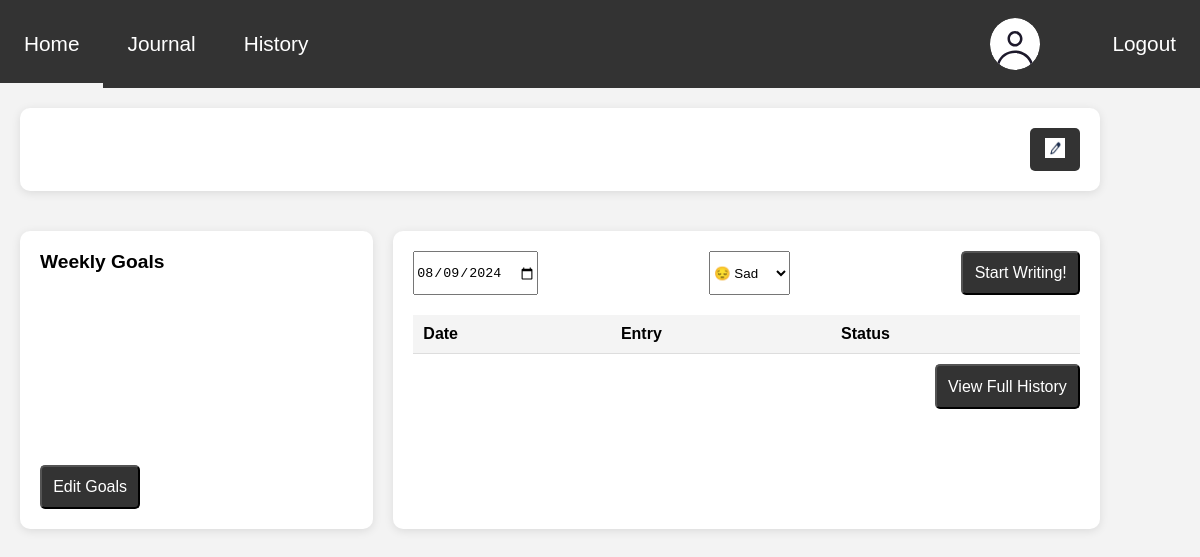
Page /patient/home/home.php (signed in) on the earlier database version.
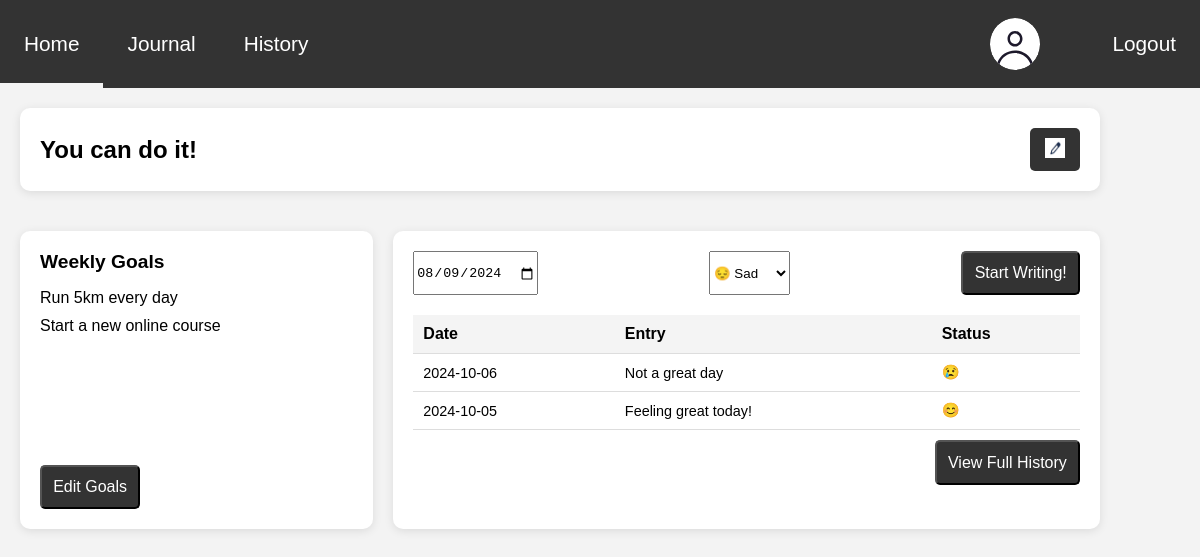
Same page on the later database version.
### tables this page shows
CREATE TABLE Affirmations(
    patient_id int PRIMARY KEY,
    affirmation VARCHAR(255) DEFAULT "You can do it!",
    FOREIGN KEY (patient_id) REFERENCES Users(id)
);

CREATE TABLE Goals (
    id INT NOT NULL AUTO_INCREMENT PRIMARY KEY,   
    user_id INT NOT NULL,                         
    goal_text TEXT NOT NULL,                      
    created_at TIMESTAMP DEFAULT CURRENT_TIMESTAMP,  
    updated_at TIMESTAMP DEFAULT CURRENT_TIMESTAMP ON UPDATE CURRENT_TIMESTAMP,  
    is_completed BOOLEAN DEFAULT FALSE,           
    FOREIGN KEY (user_id) REFERENCES Users(id)    
);

CREATE TABLE journal_entries (
    id INT AUTO_INCREMENT PRIMARY KEY,
    patient_id INT,
    journal_date DATE,
    hours_slept INT,
    mood VARCHAR(20),
    meals_eaten INT,
    exercise BOOLEAN,
    journal_entry TEXT,
    FOREIGN KEY (patient_id) REFERENCES users(id) ON DELETE CASCADE
);

### conf.php (called while the page is built, shortened)
<?php
$moods = [];
$moods["happy"] = "&#128522";
$moods["neutral"] = "&#128528";
$moods["sad"] = "&#128546";
$moods["angry"] = "&#128545";
$moods["excited"] = "&#128513";
$moods["tired"] = "&#128564";
$moods["anxious"] = "&#128552";
?>

### patient/home/home.php (the view, shortened to what the changed rows need)
<?php
include_once __DIR__ . "/../../conf.php"
?>
<!DOCTYPE html>
<html lang="en">
<head>
    <link rel="stylesheet" href="home.css">
    <link rel="stylesheet" href="../../../CaRe_Group36/style.css">
</head>
<body>
        <?php include "../../common/navbar/navbar.php" ?>
    <main>
        <div class="container">
            <section class="affirmation">
                <h2 id="affirmation"><?php
                                $sql= "SELECT * FROM Affirmations  where patient_id = ?;";
                                if ($stmt = mysqli_prepare($conn, $sql)) {
                                    mysqli_stmt_bind_param($stmt, 'i', $_SESSION['id']);
                                    mysqli_stmt_execute($stmt);
                                    if($result = mysqli_stmt_get_result($stmt)) {
                                        if(mysqli_num_rows($result)> 0) {
                                            $row=mysqli_fetch_assoc($result);
                                            echo $row['affirmation'];
                                        }
                                    }
                                }
                            ?></h2>
                <button class="careButton" id="editButton">
                    <img id="editImage" src="../images/edit.png" alt="Edit">
                </button>
            </section>
            <section class="weekly-goals">
                <ul class="goal-list">
                <?php
                    $sql= "SELECT * FROM Goals  where user_id = ? and is_completed = 0;";
                    if ($stmt = mysqli_prepare($conn, $sql)) {
                        mysqli_stmt_bind_param($stmt, 'i', $_SESSION['id']);
                        mysqli_stmt_execute($stmt);
                        if($result = mysqli_stmt_get_result($stmt)) {
                            if(mysqli_num_rows($result)> 0) {
                                while($row=mysqli_fetch_assoc($result)) {
                                    echo "<li>" .$row["goal_text"]. "</li>";
                                }
                            }
                        }
                    }
                ?>
                </ul>
            </section>
            <section class="journal">
                <div class="journal-list">
                    <table>
                        <thead>
                            <tr>
                                <th>Date</th>
                                <th>Entry</th>
                                <th>Status</th>
                            </tr>
                        </thead>
                        <tbody>
                            <?php
                                $sql= "SELECT * FROM journal_entries  where patient_id = ? ORDER BY journal_date DESC LIMIT 4;";
                                if ($stmt = mysqli_prepare($conn, $sql)) {
                                    mysqli_stmt_bind_param($stmt, 'i', $_SESSION['id']);
                                    mysqli_stmt_execute($stmt);
                                    if($result = mysqli_stmt_get_result($stmt)) {
                                        if(mysqli_num_rows($result)> 0) {
                                            while($row=mysqli_fetch_assoc($result)) {
                                                ?>
                                                <tr>
                                                    <td><?= $row['journal_date'] ?></td>
                                                    <td><?php
                                                    if (mb_strlen($row['journal_entry']) > 55) {
                                                        echo mb_substr($row['journal_entry'], 0, 55) . '...';
                                                    } else {
                                                        echo $row['journal_entry'];
                                                    }
                                                    ?></td>
                                                    <td><?= $moods[$row['mood']] ?></td>
                                                </tr>
                                                <?php
                                            }
                                        }
                                    }
                                }
                            ?>
                        </tbody>
                    </table>
                </div>
            </section>
        </div>
    </main>
    <?php include "../../common/confirmation/confirmation.php"; ?>
    <?php include "../../common/notification/notification.php"; ?>
</body>
</html>

Differences in the rows shown:
added affirmations: affirmation "You can do it!"
added goals: goal_text "Run 5km every day"
added goals: goal_text "Start a new online course"
added journal_entries: journal_date "2024-10-06", journal_entry "Not a great day", mood "😢"
added journal_entries: journal_date "2024-10-05", journal_entry "Feeling great today!", mood "😊"
